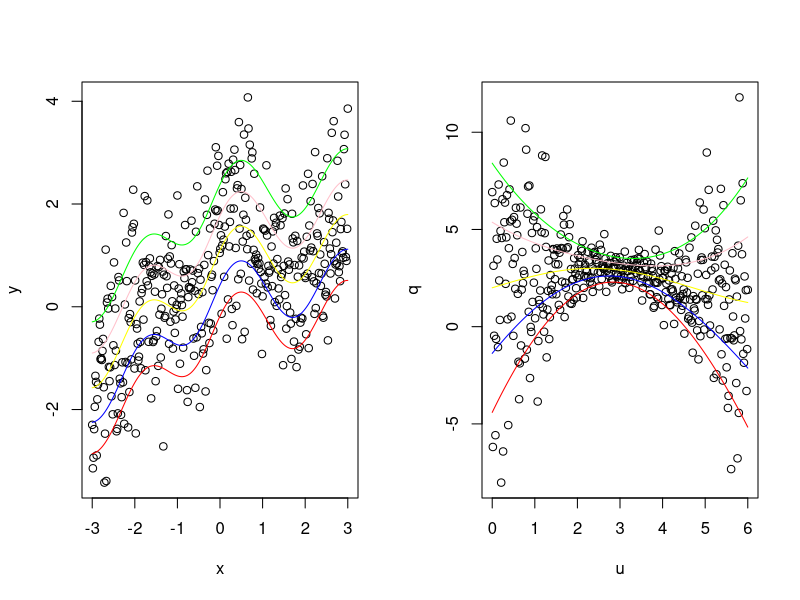

Reproduce this figure in R.
## ---- chunk 1
par(mfrow=c(1,2))     
t <- c(0.1,0.25,0.5,0.75,0.9)
color <- c("red","blue","yellow","pink","green")
x <- seq(-3,3,length.out=400)
y <- 0.4*x + 0.5*sin(2.7*x) + 1.1/(1+x^2) + rnorm(400)  
plot(x, y)
for(i in 1:5){
    z <- c()  
    z <- 0.4*x + 0.5*sin(2.7*x) + 1.1/(1+x^2) + qnorm(t[i])
    lines(x, z, type="l", col=color[i])  }
u <- seq(0,6,length.out=400)
q <- 2 + sin(2*u/3) + 0.5*(1+(u-3)^2)*rnorm(400)   
plot(u,q)
for(i in 1:5){
    m <- c()  
    m <- 2 + sin(2*u/3) + 0.5*(1+(u-3)^2)*qnorm(t[i])
    lines(u,m,type="l",col=color[i])  }
